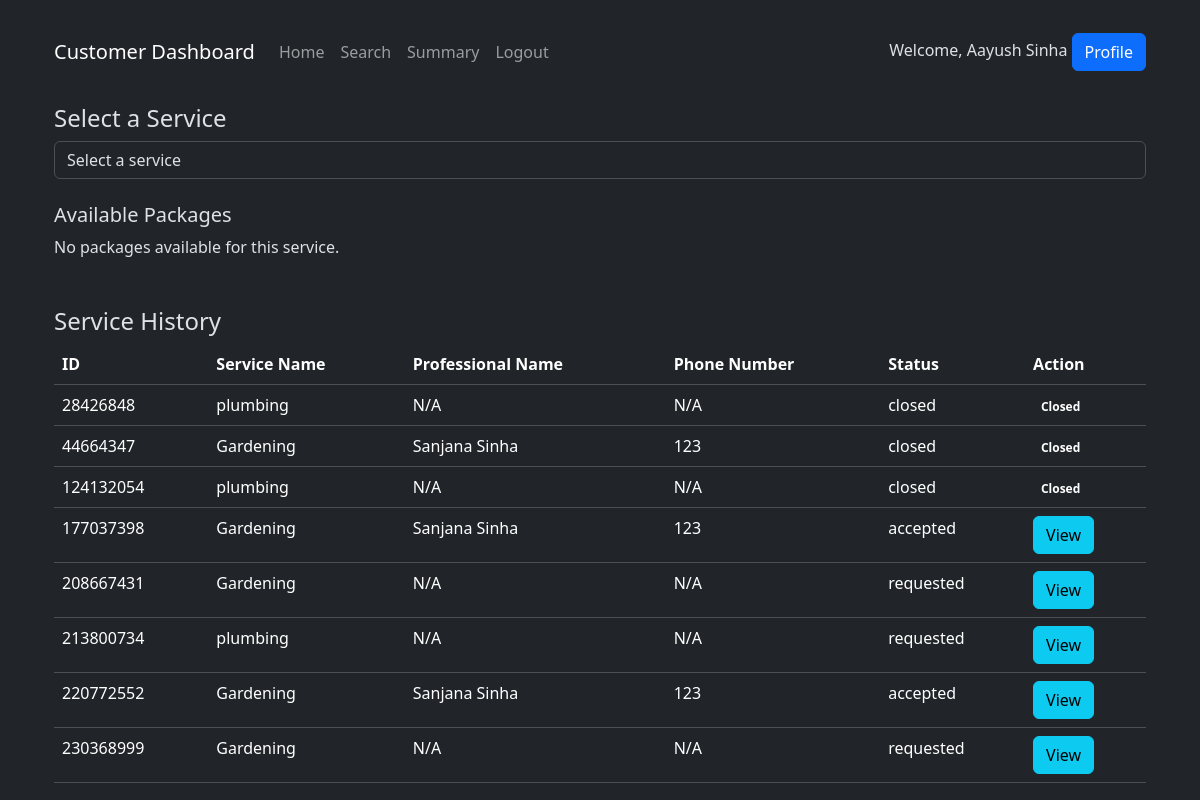
/customer_dashboard (signed in), run on the app's committed database.
### models.py (models this page shows)
class User(db.Model):
    __tablename__ = "user"
    id = db.Column(db.Integer, primary_key=True)
    username = db.Column(db.String(80), unique=True, nullable=False)
    passhash = db.Column(db.String(80), nullable=False)
    name = db.Column(db.String(80), nullable=False)
    role = db.Column(db.String(20), nullable=False)
    professional = db.relationship('Professional', backref='user', lazy=True)
    customer = db.relationship('Customer', backref='user', lazy=True)

class ServiceRequest(db.Model):
    __tablename__ = 'service_request'
    id = db.Column(db.Integer, primary_key=True)
    customer_id = db.Column(db.Integer, db.ForeignKey('customer.id'), nullable=False)  # Reference to Customer
    professional_id = db.Column(db.Integer, db.ForeignKey('professional.id'), nullable=True)  # Reference to Professional
    service_id = db.Column(db.Integer, db.ForeignKey('service.id'), nullable=False)
    date_of_request = db.Column(db.DateTime, default=datetime.utcnow, nullable=False)
    date_of_completion = db.Column(db.DateTime, nullable=True)
    status = db.Column(db.String(20), default='requested', nullable=False)
    rating = db.Column(db.Integer, nullable=True)
    remarks = db.Column(db.Text, nullable=True)
    customer = db.relationship('Customer', back_populates='service_requests')
    service = db.relationship('Service', back_populates='service_requests')
    professional = db.relationship('Professional', back_populates='service_requests')
    review = db.relationship('Review', back_populates='service_request', lazy=True)

class Service(db.Model):
    __tablename__ = 'service'
    id = db.Column(db.Integer, primary_key=True)
    service_name = db.Column(db.String(80), unique=False, nullable=False)
    description = db.Column(db.Text, nullable=False)
    price = db.Column(db.Float, nullable=False)
    time_required = db.Column(db.Integer, nullable=False)
    service_requests = db.relationship('ServiceRequest', back_populates='service', lazy=True)

class Professional(db.Model):
    __tablename__ = 'professional'
    id = db.Column(db.Integer, db.ForeignKey('user.id'), primary_key=True)
    date_created = db.Column(db.DateTime, default=datetime.utcnow, nullable=False)
    service_id = db.Column(db.Integer, db.ForeignKey('service.id'), nullable=False)
    contact = db.Column(db.String(10), nullable=False)
    experience = db.Column(db.Float, nullable=False)
    description = db.Column(db.Text, nullable=False)
    rating = db.Column(db.Float, nullable=True)
    address = db.Column(db.Text, nullable=False)
    pincode = db.Column(db.String(6), nullable=False)
    service_requests = db.relationship('ServiceRequest', back_populates='professional', lazy=True)

### app.py (the view)
@app.route('/customer_dashboard')
def customer_dashboard():
    user_id = session['user_id']
    customer = Customer.query.get(user_id)
    service = Service.query.all()
    user = User.query.get(user_id)
    service_requests = ServiceRequest.query.filter_by(customer_id=user_id).all()
    return render_template('customer_dashboard.html',service_requests=service_requests,user=user, customer=customer, services=service)

### templates/customer_dashboard.html (shortened to what this page needs)
{% extends "layout.html" %} {% block title %}Customer Dashboard{% endblock %} {%
block content %}
<div class="container mt-4">
  <nav class="navbar navbar-expand-lg navbar-dark bg-dark">
    <a class="navbar-brand" href="#">Customer Dashboard</a>
    <div class="collapse navbar-collapse" id="navbarNav">
      <ul class="navbar-nav">
        <li class="nav-item"><a class="nav-link" href="#">Home</a></li>
        <li class="nav-item"><a class="nav-link" href="#">Search</a></li>
        <li class="nav-item"><a class="nav-link" href="#">Summary</a></li>
        <li class="nav-item">
          <a class="nav-link" href="">Logout</a>
        </li>
      </ul>
    </div>
    <div class="ml-auto">
      <span>Welcome, {{ user.name }}</span>
      <a href="#" class="btn btn-primary ml-3">Profile</a>
    </div>
  </nav>
  <div class="my-4">
    <h4>Select a Service</h4>
    <form method="POST" action="{{ url_for('select_service') }}">
      <div class="form-group">
        <select
          class="form-control"
          name="service_name"
          onchange="this.form.submit()"
          required
        >
          <option value="" disabled selected>Select a service</option>
        </select>
      </div>
    </form>
    <div id="packageDisplay" class="mt-4">
      <h5>Available Packages</h5>
      <div id="packageList">
        {% if packages %} {% for pkg in packages %}
        <div class="card mb-3">
          <div class="card-body">
            <h5 class="card-title">{{ pkg.service_name }}</h5>
            <p class="card-text">{{ pkg.description }}</p>
            <p><strong>Price:</strong> {{ pkg.price }}</p>
            <form
              method="POST"
              action="{{ url_for('book_service', package_id=pkg.id) }}"
            >
              <button type="submit" class="btn btn-primary">Book</button>
            </form>
          </div>
        </div>
        {% endfor %} {% else %}
        <p>No packages available for this service.</p>
        {% endif %}
      </div>
    </div>
  </div>
  <div class="mt-5">
    <h4>Service History</h4>
    <table class="table">
      <thead>
        <tr>
          <th>ID</th>
          <th>Service Name</th>
          <th>Professional Name</th>
          <th>Phone Number</th>
          <th>Status</th>
          <th>Action</th>
        </tr>
      </thead>
      <tbody>
        {% for service_request in service_requests %}
        <tr>
          <td>{{ service_request.id }}</td>
          <td>{{ service_request.service.service_name }}</td>
          <td>
            {{ service_request.professional.user.name if
            service_request.professional else 'N/A' }}
          </td>
          <td>
            {{ service_request.professional.contact if
            service_request.professional else 'N/A' }}
          </td>
          <td>{{ service_request.status }}</td>
          <td>
            {% if service_request.status == 'closed' %}
            <span class="badge badge-success">Closed</span>
            {% else %}
            <button
              type="button"
              class="btn btn-info"
              data-toggle="modal"
              data-target="#viewModal"
              onclick="showModal('{{ service_request.id }}')"
            >
              View
            </button>
            {% endif %}
          </td>
        </tr>
        {% endfor %}
      </tbody>
    </table>
  </div>
</div>
{% endblock %}

### data on the page
User: name "Aayush Sinha"
ServiceRequest: id "28426848", service.service_name "plumbing", professional.user "N/A", professional "N/A", status "closed", shows "Closed"
ServiceRequest: id "44664347", service.service_name "Gardening", professional.user "Sanjana Sinha", professional "123", status "closed", shows "Closed"
ServiceRequest: id "124132054", service.service_name "plumbing", professional.user "N/A", professional "N/A", status "closed", shows "Closed"
ServiceRequest: id "177037398", service.service_name "Gardening", professional.user "Sanjana Sinha", professional "123", status "accepted"
ServiceRequest: id "208667431", service.service_name "Gardening", professional.user "N/A", professional "N/A", status "requested"
ServiceRequest: id "213800734", service.service_name "plumbing", professional.user "N/A", professional "N/A", status "requested"
ServiceRequest: id "220772552", service.service_name "Gardening", professional.user "Sanjana Sinha", professional "123", status "accepted"
ServiceRequest: id "230368999", service.service_name "Gardening", professional.user "N/A", professional "N/A", status "requested"
